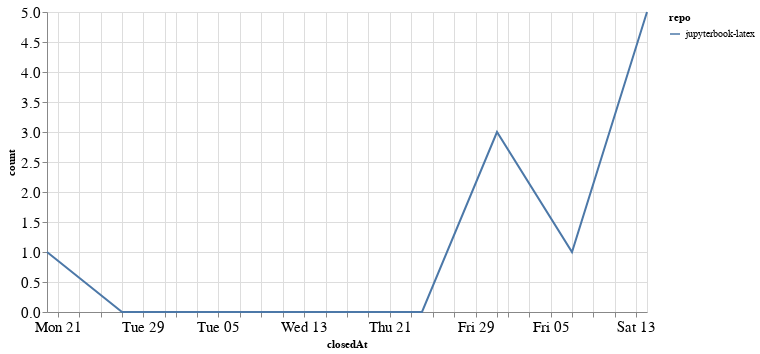

Notebook code for this chart:
### Code cell
closed_by_time = closed_by.groupby('repo').resample('W', on='closedAt').count()['author'].reset_index()
closed_by_time = closed_by_time.rename(columns={'author': 'count'})

alt.Chart(closed_by_time, width=600).mark_line().encode(
    x='closedAt',
    y='count',
    color='repo',
    tooltip="repo"
)

### Figure 1 — Vega-Lite specification as saved in the notebook (floating-point values rounded to 4 significant figures)
{"config": {"axisLeft": {"labelFontSize": 15}, "axisBottom": {"labelFontSize": 15}}, "data": {"name": "data-c7760884e8e28ffe2347e9d3d5659388"}, "mark": "line", "encoding": {"color": {"type": "nominal", "field": "repo"}, "tooltip": {"type": "nominal", "field": "repo"}, "x": {"type": "temporal", "field": "closedAt"}, "y": {"type": "quantitative", "field": "count"}}, "width": 600, "$schema": "https://vega.github.io/schema/vega-lite/v4.8.1.json", "datasets": {"data-c7760884e8e28ffe2347e9d3d5659388": [{"repo": "jupyterbook-latex", "closedAt": "2020-12-20T00:00:00", "count": 1}, {"repo": "jupyterbook-latex", "closedAt": "2020-12-27T00:00:00", "count": 0}, {"repo": "jupyterbook-latex", "closedAt": "2021-01-03T00:00:00", "count": 0}, {"repo": "jupyterbook-latex", "closedAt": "2021-01-10T00:00:00", "count": 0}, {"repo": "jupyterbook-latex", "closedAt": "2021-01-17T00:00:00", "count": 0}, {"repo": "jupyterbook-latex", "closedAt": "2021-01-24T00:00:00", "count": 0}, {"repo": "jupyterbook-latex", "closedAt": "2021-01-31T00:00:00", "count": 3}, {"repo": "jupyterbook-latex", "closedAt": "2021-02-07T00:00:00", "count": 1}, {"repo": "jupyterbook-latex", "closedAt": "2021-02-14T00:00:00", "count": 5}]}}
